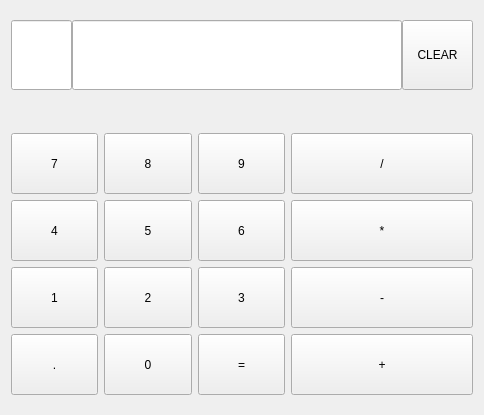
<?xml version="1.0" encoding="UTF-8"?>
<ui version="4.0">
 <class>MainWindow</class>
 <widget class="QMainWindow" name="MainWindow">
  <property name="geometry">
   <rect>
    <x>0</x>
    <y>0</y>
    <width>484</width>
    <height>415</height>
   </rect>
  </property>
  <property name="maximumSize">
   <size>
    <width>484</width>
    <height>415</height>
   </size>
  </property>
  <property name="windowTitle">
   <string>Calculadora</string>
  </property>
  <widget class="QWidget" name="centralWidget">
   <layout class="QVBoxLayout" name="verticalLayout_4">
    <item>
     <layout class="QVBoxLayout" name="verticalLayout_3">
      <item>
       <layout class="QHBoxLayout" name="horizontalLayout_6">
        <property name="spacing">
         <number>0</number>
        </property>
        <item>
         <widget class="QLineEdit" name="lnEdtOperacao">
          <property name="minimumSize">
           <size>
            <width>61</width>
            <height>70</height>
           </size>
          </property>
          <property name="maximumSize">
           <size>
            <width>61</width>
            <height>70</height>
           </size>
          </property>
          <property name="font">
           <font>
            <pointsize>14</pointsize>
           </font>
          </property>
         </widget>
        </item>
        <item>
         <widget class="QLineEdit" name="lnEdtResultado">
          <property name="minimumSize">
           <size>
            <width>330</width>
            <height>70</height>
           </size>
          </property>
          <property name="font">
           <font>
            <pointsize>14</pointsize>
           </font>
          </property>
         </widget>
        </item>
        <item>
         <widget class="QPushButton" name="pshBtnClear">
          <property name="minimumSize">
           <size>
            <width>71</width>
            <height>70</height>
           </size>
          </property>
          <property name="text">
           <string>CLEAR</string>
          </property>
         </widget>
        </item>
       </layout>
      </item>
      <item>
       <spacer name="verticalSpacer">
        <property name="orientation">
         <enum>Qt::Vertical</enum>
        </property>
        <property name="sizeType">
         <enum>QSizePolicy::Fixed</enum>
        </property>
        <property name="sizeHint" stdset="0">
         <size>
          <width>20</width>
          <height>37</height>
         </size>
        </property>
       </spacer>
      </item>
      <item>
       <layout class="QHBoxLayout" name="horizontalLayout_5">
        <item>
         <layout class="QVBoxLayout" name="verticalLayout_2">
          <item>
           <layout class="QHBoxLayout" name="horizontalLayout">
            <item>
             <widget class="QPushButton" name="pshBtn_7">
              <property name="minimumSize">
               <size>
                <width>71</width>
                <height>61</height>
               </size>
              </property>
              <property name="text">
               <string>7</string>
              </property>
             </widget>
            </item>
            <item>
             <widget class="QPushButton" name="pshBtn_8">
              <property name="minimumSize">
               <size>
                <width>71</width>
                <height>61</height>
               </size>
              </property>
              <property name="text">
               <string>8</string>
              </property>
             </widget>
            </item>
            <item>
             <widget class="QPushButton" name="pshBtn_9">
              <property name="minimumSize">
               <size>
                <width>71</width>
                <height>61</height>
               </size>
              </property>
              <property name="text">
               <string>9</string>
              </property>
             </widget>
            </item>
           </layout>
          </item>
          <item>
           <layout class="QHBoxLayout" name="horizontalLayout_2">
            <item>
             <widget class="QPushButton" name="pshBtn_4">
              <property name="minimumSize">
               <size>
                <width>71</width>
                <height>61</height>
               </size>
              </property>
              <property name="text">
               <string>4</string>
              </property>
             </widget>
            </item>
            <item>
             <widget class="QPushButton" name="pshBtn_5">
              <property name="minimumSize">
               <size>
                <width>71</width>
                <height>61</height>
               </size>
              </property>
              <property name="text">
               <string>5</string>
              </property>
             </widget>
            </item>
            <item>
             <widget class="QPushButton" name="pshBtn_6">
              <property name="minimumSize">
               <size>
                <width>71</width>
                <height>61</height>
               </size>
              </property>
              <property name="text">
               <string>6</string>
              </property>
             </widget>
            </item>
           </layout>
          </item>
          <item>
           <layout class="QHBoxLayout" name="horizontalLayout_3">
            <item>
             <widget class="QPushButton" name="pshBtn_1">
              <property name="minimumSize">
               <size>
                <width>71</width>
                <height>61</height>
               </size>
              </property>
              <property name="text">
               <string>1</string>
              </property>
             </widget>
            </item>
            <item>
             <widget class="QPushButton" name="pshBtn_2">
              <property name="minimumSize">
               <size>
                <width>71</width>
                <height>61</height>
               </size>
              </property>
              <property name="text">
               <string>2</string>
              </property>
             </widget>
            </item>
            <item>
             <widget class="QPushButton" name="pshBtn_3">
              <property name="minimumSize">
               <size>
                <width>71</width>
                <height>61</height>
               </size>
              </property>
              <property name="text">
               <string>3</string>
              </property>
             </widget>
            </item>
           </layout>
          </item>
          <item>
           <layout class="QHBoxLayout" name="horizontalLayout_4">
            <item>
             <widget class="QPushButton" name="pshBtnPonto">
              <property name="minimumSize">
               <size>
                <width>71</width>
                <height>61</height>
               </size>
              </property>
              <property name="text">
               <string>.</string>
              </property>
             </widget>
            </item>
            <item>
             <widget class="QPushButton" name="pshBtn_0">
              <property name="minimumSize">
               <size>
                <width>71</width>
                <height>61</height>
               </size>
              </property>
              <property name="text">
               <string>0</string>
              </property>
             </widget>
            </item>
            <item>
             <widget class="QPushButton" name="pshBtnCalcular">
              <property name="minimumSize">
               <size>
                <width>71</width>
                <height>61</height>
               </size>
              </property>
              <property name="text">
               <string>=</string>
              </property>
             </widget>
            </item>
           </layout>
          </item>
         </layout>
        </item>
        <item>
         <layout class="QVBoxLayout" name="verticalLayout">
          <property name="spacing">
           <number>6</number>
          </property>
          <item>
           <widget class="QPushButton" name="pshBtn_Div">
            <property name="minimumSize">
             <size>
              <width>71</width>
              <height>61</height>
             </size>
            </property>
            <property name="maximumSize">
             <size>
              <width>182</width>
              <height>61</height>
             </size>
            </property>
            <property name="text">
             <string>/</string>
            </property>
           </widget>
          </item>
          <item>
           <widget class="QPushButton" name="pshBtn_Mult">
            <property name="minimumSize">
             <size>
              <width>71</width>
              <height>61</height>
             </size>
            </property>
            <property name="maximumSize">
             <size>
              <width>182</width>
              <height>61</height>
             </size>
            </property>
            <property name="text">
             <string>*</string>
            </property>
           </widget>
          </item>
          <item>
           <widget class="QPushButton" name="pshBtn_Sub">
            <property name="minimumSize">
             <size>
              <width>71</width>
              <height>61</height>
             </size>
            </property>
            <property name="maximumSize">
             <size>
              <width>182</width>
              <height>61</height>
             </size>
            </property>
            <property name="text">
             <string>-</string>
            </property>
           </widget>
          </item>
          <item>
           <widget class="QPushButton" name="pshBtn_Soma">
            <property name="minimumSize">
             <size>
              <width>71</width>
              <height>61</height>
             </size>
            </property>
            <property name="maximumSize">
             <size>
              <width>182</width>
              <height>61</height>
             </size>
            </property>
            <property name="text">
             <string>+</string>
            </property>
           </widget>
          </item>
         </layout>
        </item>
       </layout>
      </item>
     </layout>
    </item>
   </layout>
  </widget>
 </widget>
 <layoutdefault spacing="6" margin="11"/>
 <resources/>
 <connections/>
</ui>
